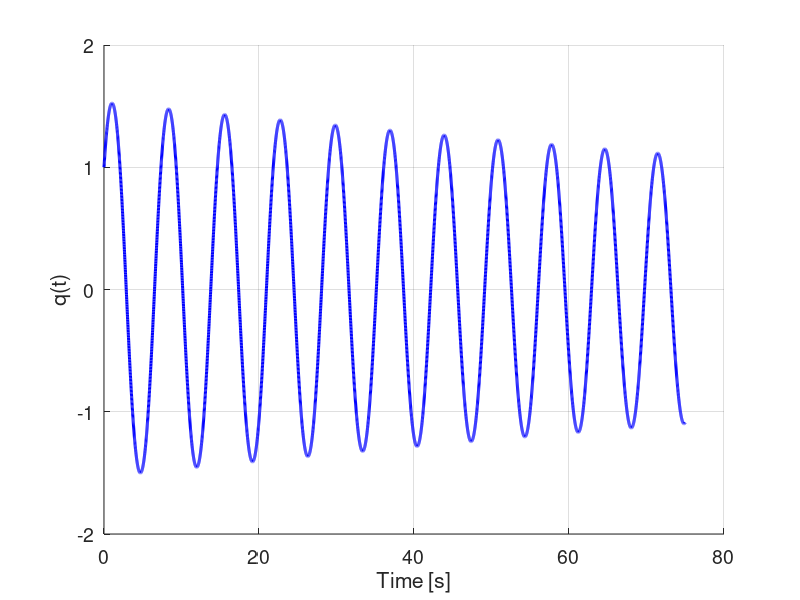
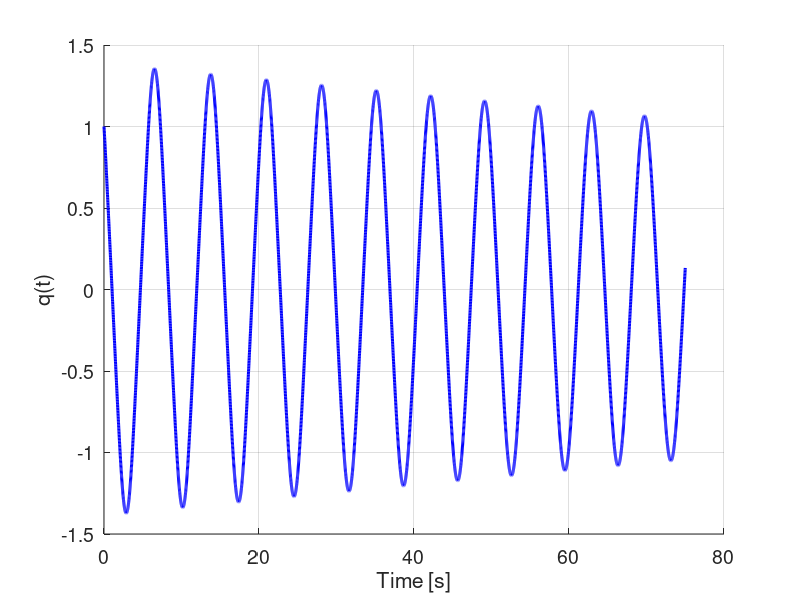
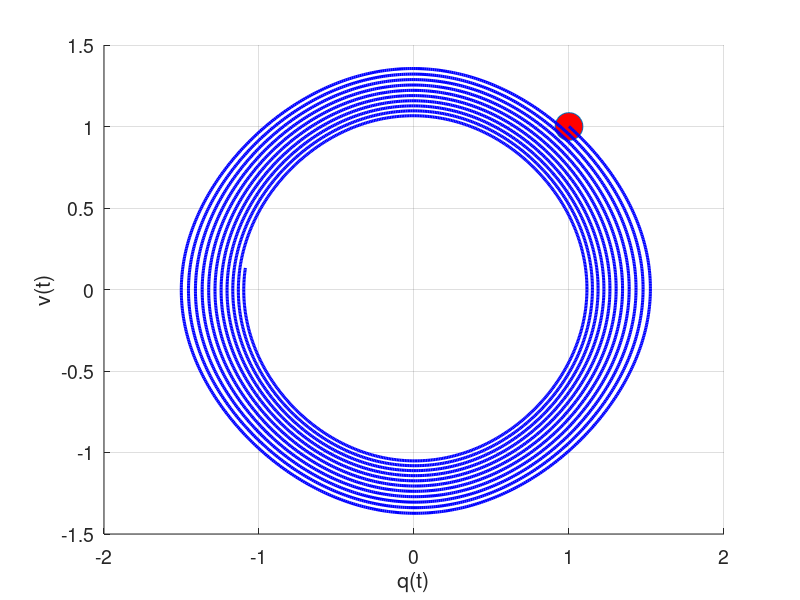
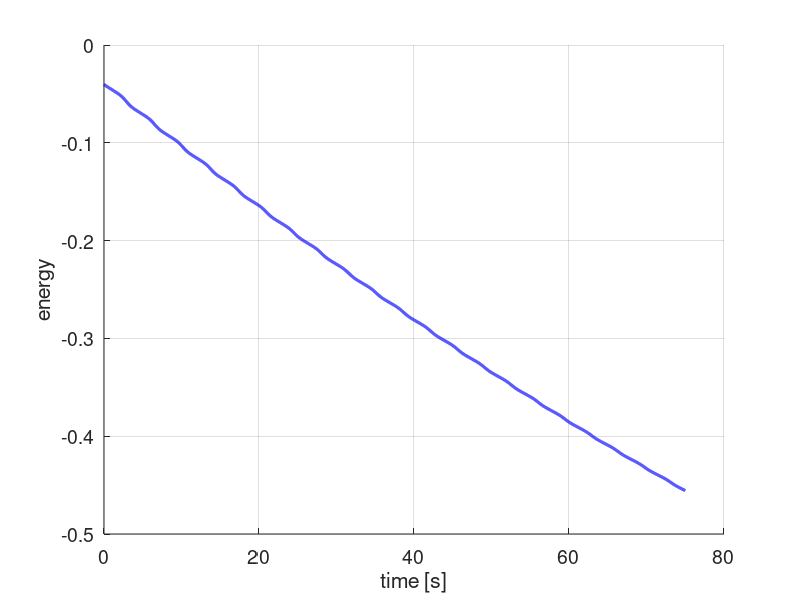

Reproduce these figures in MATLAB, in order.
% Implicit EUler integration for the motion of the pendulum problem

addpath ../util/

% constants

g = 1; l = 1; m = 1;

t0 = 0;
tN = 75; % seconds

h  = 0.01;
N  = tN/h;

time = t0:h:tN;

q  = zeros(N+1,1);
v  = zeros(N+1,1);
e  = zeros(N+1,1); % total energy

% initial conditions

q(1) = 1.0; 
v(1) = 1.0; 
e(1) = 0.5*v(1)^2 - m*g*l*cos(q(1));

% time integration
a      = h*h*g/l;
eps    = 1e-7;


for k=1:N
    qk = q(k);
    vk = v(k);
    % solve for q_{k+1} = x
    x0 = 0; deltaq = 1.;
    while ( abs(deltaq) > eps )
        f      = x0 + a*sin(x0) - qk - h*vk;
        deltaq = -f/(1+a*cos(x0));
        x0     = x0 + deltaq;
    end
    q(k+1) = x0;
    v(k+1) = vk - (h*g/l)*sin(x0);
    
    e(k+1) = 0.5*v(k+1)^2 - m*g*l*cos(q(k+1));
end

%%
opts = struct('Color','rgb','Bounds','tight','FontMode','fixed','FontSize',20);


figure(1)
set(gca,'FontSize',14)
hold on
plot(time,q,'b-','LineWidth',2.2);
xlabel('Time [s]')
ylabel('q(t)')
grid on

%%
figure(2)
set(gca,'FontSize',14)
hold on
plot(time,v,'b-','LineWidth',2.2);
xlabel('Time [s]')
ylabel('q(t)')
grid on

%%

figure(3)
set(gca,'FontSize',14)
hold on
plot(q(1),v(1),'o','MarkerSize',20,'MarkerFaceColor','red')
plot(q,v,'b-','LineWidth',2.2);
xlabel('q(t)')
ylabel('v(t)')
grid on

%%

figure(4)
set(gca,'FontSize',14)
hold on
plot(time,e,'b-','LineWidth',2.2);
xlabel('time [s]')
ylabel('energy')
grid on